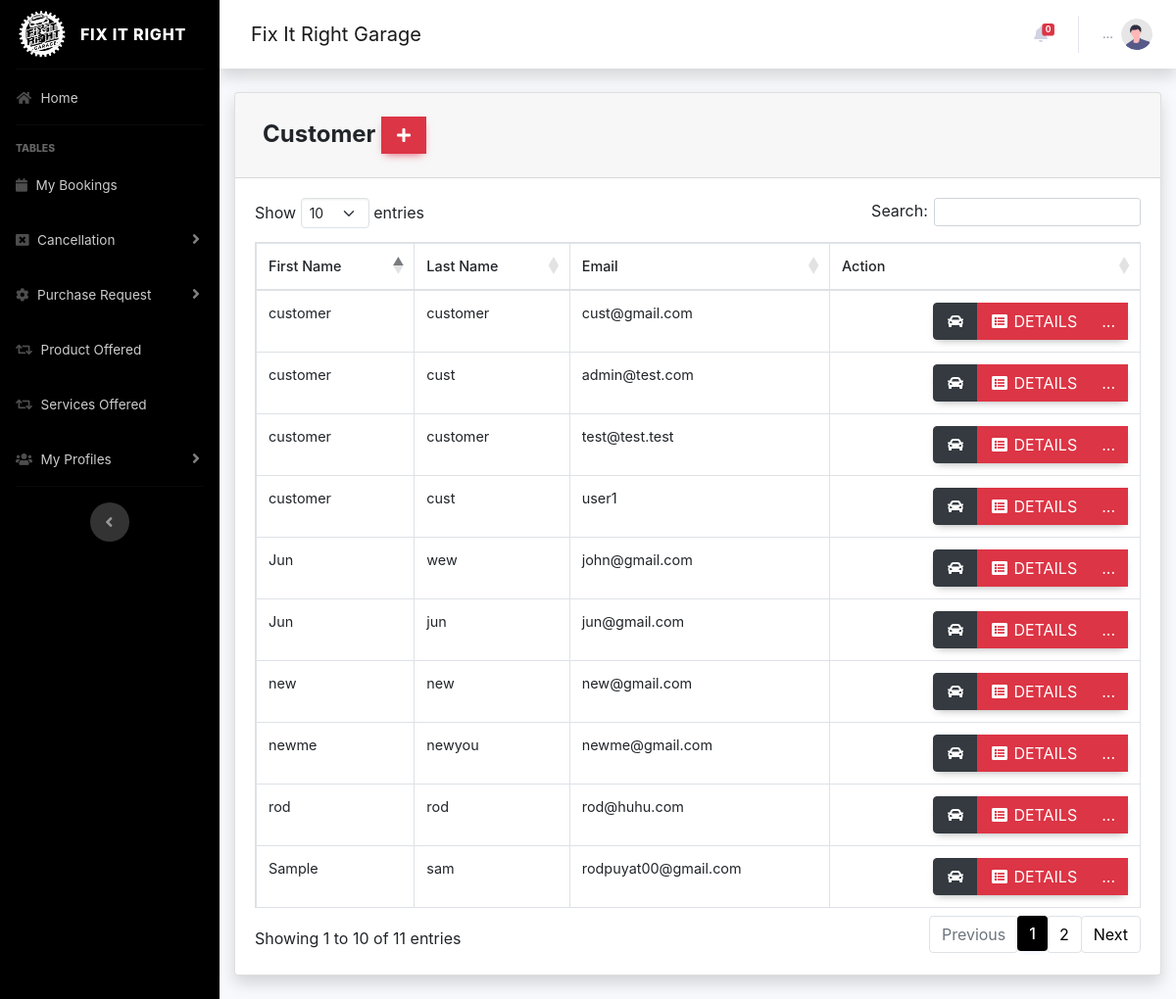
Page /pages/client/customer.php (signed in) on the committed database.
### tables this page shows
CREATE TABLE `users` (
  `id` int(11) NOT NULL,
  `username` varchar(255) NOT NULL,
  `firstname` varchar(255) NOT NULL,
  `lastname` varchar(255) NOT NULL,
  `phone` varchar(255) NOT NULL,
  `email` varchar(255) NOT NULL,
  `useremail` varchar(255) NOT NULL,
  `password` varchar(255) NOT NULL,
  `userage` int(64) NOT NULL,
  `usergender` varchar(255) NOT NULL,
  `userbirthdate` date DEFAULT NULL,
  `userprovince` varchar(255) NOT NULL,
  `usercity` varchar(255) NOT NULL,
  `user_type` varchar(255) NOT NULL
);

### pages/client/customer.php (the view, shortened to what this page needs)
<?php
  include 'process/session.php';
?>
<!doctype html>
<html lang="en-US">
<head>
  </head>
<body>
            <div class="card shadow mb-4">
            <div class="card-header py-3">
              <h4 class="m-2 font-weight-bold">Customer&nbsp;<a  href="employee_register.php" data-toggle="modal" data-target="#myModal" type="button" class="btn btn-danger" style="border-radius: 0px;"><i class="fas fa-fw fa-plus"></i></a></h4>
            </div>
            <div class="card-body">
              <div class="table-responsive">
                <table class="table table-bordered" id="dataTable" width="100%" cellspacing="0">
                  <thead>
                        <tr>
                          <th>First Name</th>
                          <th>Last Name</th>
                          <th>Email</th>
                          <th>Action</th>
                        </tr>
                     </thead>
                    <tbody>
                <?php
                $temp = "";
                        $query = "SELECT * FROM users WHERE user_type = '$temp'";
                        $result = mysqli_query($con, $query) or die (mysqli_error($db));
                        while ($row = mysqli_fetch_assoc($result)) {
                        echo '<tr>';
                        echo '<td>'. $row['firstname'].'</td>';
                        echo '<td>'. $row['lastname'].'</td>';
                        echo '<td>'. $row['email'].'</td>';
                      echo '<td align="right"> <div class="btn-group">
                      <a type="button" class="btn btn-dark" href="vehicle-user.php?editId='.$row['id'] . '"><i class="fas fa-fw fa-car"></i> </a>
                              <a type="button" class="btn btn-danger" href="view/customer_details.php?editId='.$row['id'] . '"><i class="fas fa-fw fa-list-alt"></i> Details</a>
                            <div class="btn-group">
                              <a type="button" class="btn btn-danger dropdown no-arrow" data-toggle="dropdown" style="color:white;">
                              ... <span class="caret"></span></a>
                            <ul class="dropdown-menu text-center" role="menu">
                                <li>
                                 </a>
                                   <a type="button" class="btn btn-dark btn-block" style="border-radius: 0px;" href="user-transasction.php?editId='.$row['id']. '">
                                    <i class="fas fa-fw fa-cog"></i> Transaction
                                  </a>
                                  <a type="button" class="btn btn-dark btn-block" style="border-radius: 0px;" href="user-account.php?editId='.$row['id']. '">
                                  <i class="fas fa-fw fa-edit"></i> Edit
                                  </a>
                                </li>
                            </ul>
                            </div>
                          </div> </td>';
                        echo '</tr> ';
                        }
                    ?>
                    </tbody>
                </table>
              </div>
            </div>
          </div>
 </body>
</html>
<?php
include ('footer.php');
?>

### pages/client/css/all.css (style rules this page uses)
.fa, .fas, .far, .fal, .fad, .fab { -moz-osx-font-smoothing: grayscale; -webkit-font-smoothing: antialiased; display: inline-block; font-style: normal; font-variant: normal; text-rendering: auto; line-height: 1; }
.fa-fw { text-align: center; width: 1.25em; }
.fa-car:before { content: "\f1b9"; }
.fa-list-alt:before { content: "\f022"; }
.fa-plus:before { content: "\f067"; }
.fa, .fas { font-family: 'Font Awesome 5 Free'; font-weight: 900; }

### pages/client/footer.php (style rules this page uses)
body { font-family: 'Poppins', sans-serif; }

### rows in the picture
users: firstname "Sample", lastname "sam", email "rodpuyat00@gmail.com"
users: firstname "Jun", lastname "wew", email "john@gmail.com"
users: firstname "customer", lastname "customer", email "cust@gmail.com"
users: firstname "customer", lastname "cust", email "admin@test.com"
users: firstname "new", lastname "new", email "new@gmail.com"
users: firstname "customer", lastname "customer", email "test@test.test"
users: firstname "customer", lastname "cust", email "user1"
users: firstname "Jun", lastname "jun", email "jun@gmail.com"
users: firstname "rod", lastname "rod", email "rod@huhu.com"
users: firstname "newme", lastname "newyou", email "newme@gmail.com"

### other values in the picture
$nummy2 "0"
